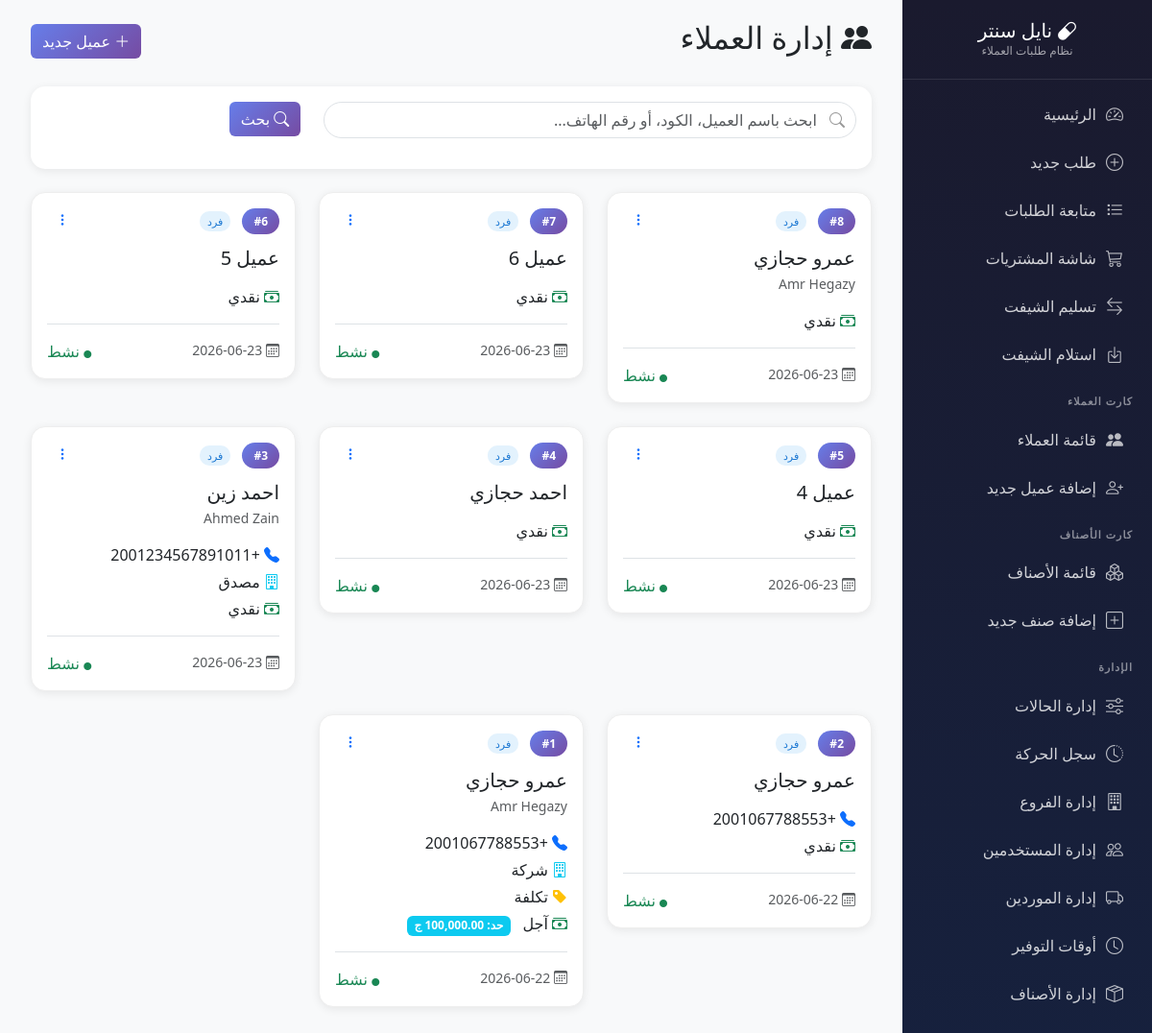
Screenshot of /modules/customers/index.php (signed in) with the database file from the repository.
### tables this page shows
CREATE TABLE `customers` (
  `id` int(11) NOT NULL,
  `customer_code` varchar(20) DEFAULT NULL,
  `customer_name` varchar(100) NOT NULL,
  `customer_name_en` varchar(100) DEFAULT NULL,
  `customer_type` enum('individual','company') DEFAULT 'individual',
  `customer_class_id` int(11) DEFAULT NULL,
  `local_margin` decimal(5,2) DEFAULT 0.00,
  `imported_margin` decimal(5,2) DEFAULT 0.00,
  `local_discount` decimal(5,2) DEFAULT 0.00,
  `imported_discount` decimal(5,2) DEFAULT 0.00,
  `payment_type` enum('cash','credit') DEFAULT 'cash',
  `credit_limit` decimal(12,2) DEFAULT 0.00,
  `credit_password` varchar(255) DEFAULT NULL,
  `branch_id` int(11) DEFAULT NULL,
  `phone` varchar(20) DEFAULT NULL,
  `phone2` varchar(20) DEFAULT NULL,
  `email` varchar(100) DEFAULT NULL,
  `address` text DEFAULT NULL,
  `branch_code` varchar(20) DEFAULT NULL,
  `notes` text DEFAULT NULL,
  `is_active` tinyint(1) DEFAULT 1,
  `created_at` timestamp NOT NULL DEFAULT current_timestamp(),
  `updated_at` timestamp NOT NULL DEFAULT current_timestamp() ON UPDATE current_timestamp(),
  `source` enum('estock','manual') DEFAULT 'manual',
  `estock_id` decimal(18,0) DEFAULT NULL,
  `manual_code` varchar(50) DEFAULT NULL
);

CREATE TABLE `branches` (
  `id` int(11) NOT NULL,
  `branch_code` varchar(20) NOT NULL,
  `branch_name` varchar(100) NOT NULL,
  `address` varchar(200) DEFAULT NULL,
  `phone` varchar(20) DEFAULT NULL,
  `is_active` tinyint(1) DEFAULT 1,
  `created_at` timestamp NOT NULL DEFAULT current_timestamp()
);

CREATE TABLE `customer_classes` (
  `id` int(11) NOT NULL,
  `class_code` varchar(50) DEFAULT NULL,
  `class_name_ar` varchar(50) NOT NULL,
  `class_name_en` varchar(50) DEFAULT NULL,
  `class_type` enum('wholesale','retail','cost') DEFAULT 'retail',
  `local_margin` decimal(5,2) DEFAULT 0.00,
  `imported_margin` decimal(5,2) DEFAULT 0.00,
  `local_discount` decimal(5,2) DEFAULT 0.00,
  `imported_discount` decimal(5,2) DEFAULT 0.00,
  `is_active` tinyint(1) DEFAULT 1,
  `source` enum('estock','manual') DEFAULT 'estock',
  `estock_id` decimal(18,0) DEFAULT NULL,
  `created_at` timestamp NOT NULL DEFAULT current_timestamp()
);

### modules/customers/index.php (the view, shortened to what this page needs)
<?php
$db = getDB();
$page_title = 'إدارة العملاء';
$page = max(1, intval($_GET['page'] ?? 1));
$per_page = 20;
$offset = ($page - 1) * $per_page;
$search = trim($_GET['search'] ?? '');
$where = "WHERE c.is_active = 1";
$params = [];
$sql = "SELECT
    c.*,
    b.branch_name,
    cc.class_name_ar,
    cc.class_type,
    (SELECT CONCAT(cp.country_code, cp.phone_number) FROM customer_phones cp WHERE cp.customer_id = c.id AND cp.is_primary = 1 LIMIT 1) as primary_phone,
    (SELECT ca.address_type FROM customer_addresses ca WHERE ca.customer_id = c.id AND ca.is_primary = 1 LIMIT 1) as primary_address_type
FROM customers c
LEFT JOIN branches b ON c.branch_id = b.id
LEFT JOIN customer_classes cc ON c.customer_class_id = cc.id
{$where}
GROUP BY c.id
ORDER BY c.id DESC
LIMIT {$per_page} OFFSET {$offset}";
$stmt = $db->prepare($sql);
$stmt->execute($params);
$customers = $stmt->fetchAll();
require_once __DIR__ . '/../../includes/sidebar.php';
?>
<!DOCTYPE html>
<html lang="ar" dir="rtl">
<head>
    <link href="https://cdn.jsdelivr.net/npm/bootstrap@5.3.2/dist/css/bootstrap.rtl.min.css" rel="stylesheet">
    <link href="https://cdn.jsdelivr.net/npm/bootstrap-icons@1.11.1/font/bootstrap-icons.css" rel="stylesheet">
</head>
<body>
    <div class="main-content">
        <div class="container-fluid">
            <div class="d-flex justify-content-between align-items-center mb-4">
                <h2><i class="bi bi-people-fill"></i> <?= $page_title ?></h2>
                <a href="create.php" class="btn btn-primary">
                    <i class="bi bi-plus-lg"></i> عميل جديد
                </a>
            </div>
            <div class="card mb-4">
                <div class="card-body">
                    <form method="GET" action="">
                        <div class="row">
                            <div class="col-md-8">
                                <div class="search-box">
                                    <i class="bi bi-search"></i>
                                    <input type="text" name="search" class="form-control" placeholder="ابحث باسم العميل، الكود، أو رقم الهاتف..." value="<?= htmlspecialchars($search) ?>">
                                </div>
                            </div>
                            <div class="col-md-4">
                                <button type="submit" class="btn btn-primary">
                                    <i class="bi bi-search"></i> بحث
                                </button>
                            </div>
                        </div>
                    </form>
                </div>
            </div>
            <div class="row">
                <?php foreach ($customers as $customer): ?>
                <div class="col-md-6 col-lg-4 mb-4">
                    <div class="card customer-card">
                        <div class="card-body">
                            <div class="d-flex justify-content-between align-items-start mb-3">
                                <div>
                                    <span class="customer-code">#<?= htmlspecialchars($customer['customer_code'] ?? $customer['id']) ?></span>
                                    <span class="customer-type-badge <?= $customer['customer_type'] == 'company' ? 'type-company' : 'type-individual' ?> ms-2">
                                        <?= $customer['customer_type'] == 'company' ? 'شركة' : 'فرد' ?>
                                    </span>
                                </div>
                                <div class="dropdown">
                                    <button class="btn btn-sm btn-link" data-bs-toggle="dropdown">
                                        <i class="bi bi-three-dots-vertical"></i>
                                    </button>
                                </div>
                            </div>
                            <h5 class="card-title mb-1"><?= htmlspecialchars($customer['customer_name']) ?></h5>
                            <?php if (!empty($customer['customer_name_en'])): ?>
                                <small class="text-muted"><?= htmlspecialchars($customer['customer_name_en']) ?></small>
                            <?php endif; ?>
                            <div class="mt-3">
                                <?php if (!empty($customer['primary_phone'])): ?>
                                    <div class="mb-1">
                                        <i class="bi bi-telephone-fill text-primary"></i>
                                        <span class="me-2"><?= htmlspecialchars($customer['primary_phone']) ?></span>
                                    </div>
                                <?php endif; ?>
                                <?php if (!empty($customer['branch_name'])): ?>
                                    <div class="mb-1">
                                        <i class="bi bi-building text-info"></i>
                                        <span class="me-2"><?= htmlspecialchars($customer['branch_name']) ?></span>
                                    </div>
                                <?php endif; ?>
                                <?php if (!empty($customer['class_name_ar'])): ?>
                                    <div class="mb-1">
                                        <i class="bi bi-tag-fill text-warning"></i>
                                        <span class="me-2"><?= htmlspecialchars($customer['class_name_ar']) ?></span>
                                    </div>
                                <?php endif; ?>
                                <div class="mb-1">
                                    <i class="bi bi-cash-stack text-success"></i>
                                    <span class="me-2"><?= $customer['payment_type'] == 'credit' ? 'آجل' : 'نقدي' ?></span>
                                    <?php if ($customer['payment_type'] == 'credit' && $customer['credit_limit'] > 0): ?>
                                        <span class="badge bg-info">حد: <?= number_format($customer['credit_limit'], 2) ?> ج</span>
                                    <?php endif; ?>
                                </div>
                            </div>
                            <div class="mt-3 pt-3 border-top d-flex justify-content-between">
                                <small class="text-muted">
                                    <i class="bi bi-calendar3"></i>
                                    <?= date('Y-m-d', strtotime($customer['created_at'])) ?>
                                </small>
                                <span class="<?= $customer['is_active'] ? 'status-active' : 'status-inactive' ?>">
                                    <i class="bi bi-circle-fill" style="font-size: 8px;"></i>
                                    <?= $customer['is_active'] ? 'نشط' : 'موقوف' ?>
                                </span>
                            </div>
                        </div>
                    </div>
                </div>
                <?php endforeach; ?>
            </div>
        </div>
    </div>
</body>
</html>

### modules/customers/index.php (style rules this page uses)
:root { --primary: #667eea; --secondary: #764ba2; --success: #198754; --warning: #ffc107; --danger: #dc3545; }
body { background: #f8f9fa; font-family: 'Segoe UI', Tahoma, Geneva, Verdana, sans-serif; }
.main-content { margin-right: 260px; padding: 20px; }
.card { border: none; border-radius: 15px; box-shadow: 0 2px 10px rgba(0,0,0,0.08); }
.btn-primary { background: linear-gradient(135deg, var(--primary) 0%, var(--secondary) 100%); border: none; }
.customer-card { transition: all 0.3s; border: 1px solid #eee; }
.customer-code { background: linear-gradient(135deg, var(--primary), var(--secondary)); color: white; padding: 5px 12px; border-radius: 20px; font-size: 12px; font-weight: bold; }
.customer-type-badge { font-size: 11px; padding: 3px 8px; border-radius: 10px; }
.type-individual { background: #e3f2fd; color: #1976d2; }
.status-active { color: var(--success); }
.search-box { position: relative; }
.search-box i { position: absolute; right: 12px; top: 50%; transform: translateY(-50%); color: #999; }
.search-box input { padding-right: 40px; border-radius: 25px; }

### rows the page displays
customers: customer_code "8", customer_type "فرد", customer_name "عمرو حجازي", customer_name_en "Amr Hegazy", payment_type "نقدي", created_at "2026-06-23", is_active "نشط"
customers: customer_code "7", customer_type "فرد", customer_name "عميل 6", payment_type "نقدي", created_at "2026-06-23", is_active "نشط"
customers: customer_code "6", customer_type "فرد", customer_name "عميل 5", payment_type "نقدي", created_at "2026-06-23", is_active "نشط"
customers: customer_code "5", customer_type "فرد", customer_name "عميل 4", payment_type "نقدي", created_at "2026-06-23", is_active "نشط"
customers: customer_code "4", customer_type "فرد", customer_name "احمد حجازي", payment_type "نقدي", created_at "2026-06-23", is_active "نشط"
customers: customer_code "3", customer_type "فرد", customer_name "احمد زين", customer_name_en "Ahmed Zain", primary_phone "+2001234567891011", branch.branch_name "مصدق", payment_type "نقدي", created_at "2026-06-23", is_active "نشط"
customers: customer_code "2", customer_type "فرد", customer_name "عمرو حجازي", primary_phone "+2001067788553", payment_type "نقدي", created_at "2026-06-22", is_active "نشط"
customers: customer_code "1", customer_type "فرد", customer_name "عمرو حجازي", customer_name_en "Amr Hegazy", primary_phone "+2001067788553", branch.branch_name "شركة", customer_class.class_name_ar "تكلفة", payment_type "آجل", credit_limit "100,000.00", created_at "2026-06-22", is_active "نشط"

### other values shown
$page_title "إدارة العملاء"
